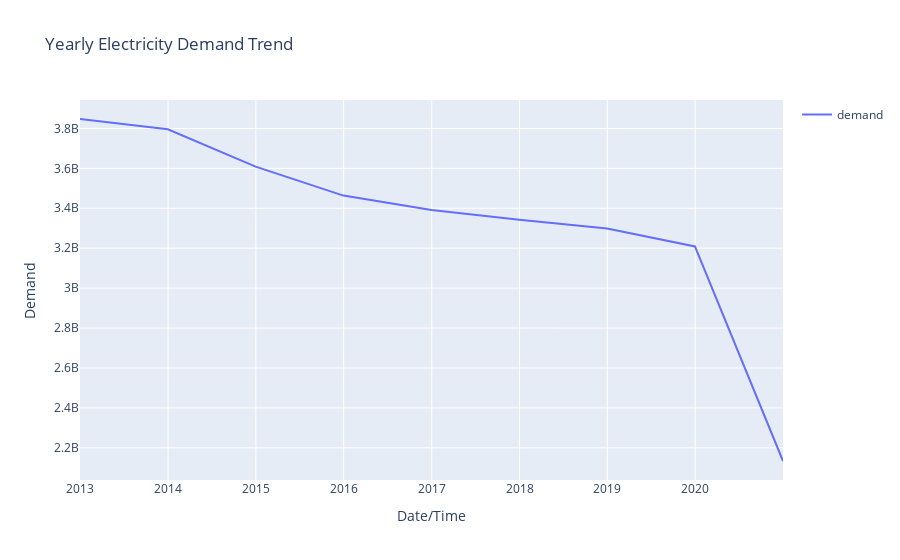
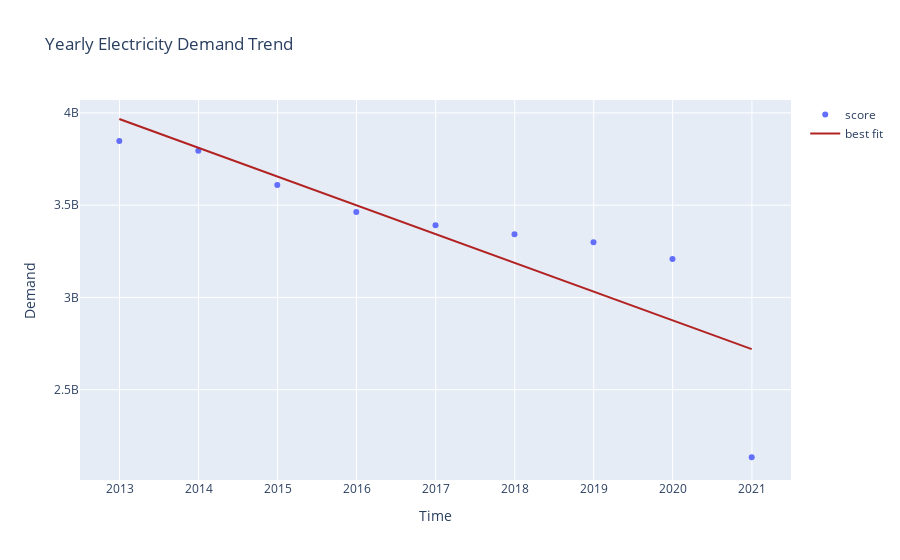

Write notebook code for charts like these, in order.
### Markdown cell above
#### Yearly Trend

### Code cell
YearlyDemand = pd.DataFrame(EDATSDataset.demand.resample('Y').sum())
label = "Yearly Electricity Demand Trend"
VisualizeTrend(YearlyDemand.demand, label)
ScatterPlotRegLine(YearlyDemand, label)

### Figure 1 — Plotly figure (JSON) as saved in the notebook; plotly's stock layout.template omitted (floating-point values rounded to 4 significant figures)
{"data": [{"mode": "lines", "name": "demand", "type": "scatter", "x": ["2012-12-31T00:00:00", "2013-12-31T00:00:00", "2014-12-31T00:00:00", "2015-12-31T00:00:00", "2016-12-31T00:00:00", "2017-12-31T00:00:00", "2018-12-31T00:00:00", "2019-12-31T00:00:00", "2020-12-31T00:00:00"], "y": [3847291785, 3795559845, 3608754033, 3463561546, 3391137669, 3343023797, 3299227164, 3208790069, 2133913490]}], "layout": {"showlegend": true, "title": {"text": "Yearly Electricity Demand Trend"}, "xaxis": {"title": {"text": "Date/Time"}}, "yaxis": {"title": {"text": "Demand"}}}}

### Figure 2 — Plotly figure (JSON) as saved in the notebook; plotly's stock layout.template omitted (floating-point values rounded to 4 significant figures)
{"data": [{"mode": "markers", "name": "score", "type": "scatter", "x": ["2012-12-31T00:00:00", "2013-12-31T00:00:00", "2014-12-31T00:00:00", "2015-12-31T00:00:00", "2016-12-31T00:00:00", "2017-12-31T00:00:00", "2018-12-31T00:00:00", "2019-12-31T00:00:00", "2020-12-31T00:00:00"], "y": [3847291785, 3795559845, 3608754033, 3463561546, 3391137669, 3343023797, 3299227164, 3208790069, 2133913490]}, {"line": {"color": "firebrick", "width": 2}, "mode": "lines", "name": "best fit", "type": "scatter", "x": ["2012-12-31T00:00:00", "2013-12-31T00:00:00", "2014-12-31T00:00:00", "2015-12-31T00:00:00", "2016-12-31T00:00:00", "2017-12-31T00:00:00", "2018-12-31T00:00:00", "2019-12-31T00:00:00", "2020-12-31T00:00:00"], "y": [3967000000.0, 3811000000.0, 3655000000.0, 3500000000.0, 3343000000.0, 3188000000.0, 3032000000.0, 2876000000.0, 2720000000.0]}], "layout": {"showlegend": true, "title": {"text": "Yearly Electricity Demand Trend"}, "xaxis": {"title": {"text": "Time"}}, "yaxis": {"title": {"text": "Demand"}}}}
